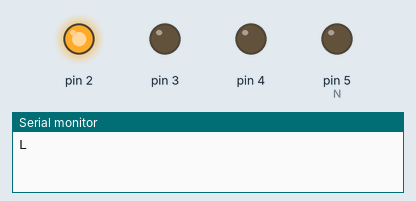
Recording of a sketch running on a simulated Arduino Uno, built with avr-gcc and run on an emulated ATmega328P. Parts: output pins drawn as LEDs (lit = HIGH), the last lines printed to the serial monitor.

Above: at 0.02 s.
At 0.6 s:
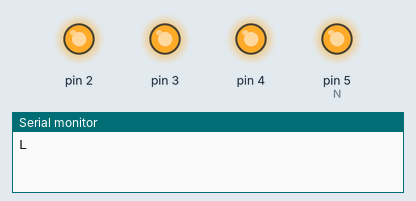
At 3.05 s:
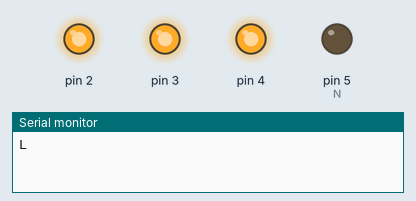
At 5.27 s:
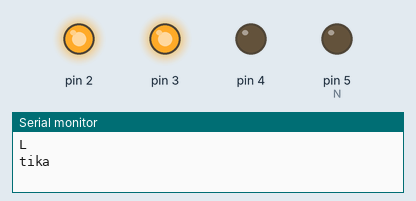
At 5.42 s:
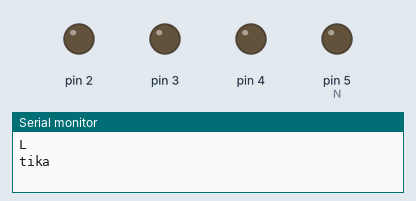
Timing chart, 0 to 7.2 s (numbered marks = the images above):
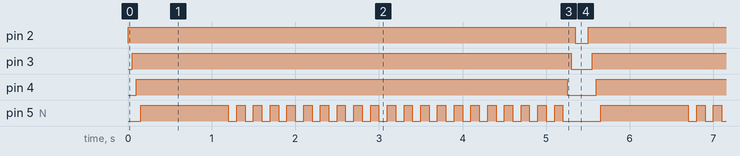

Measured:
- by itself, pin 2: alternates HIGH for 5.4 s and LOW for 0.15 s
- by itself, pin 3: alternates HIGH for 5.3 s and LOW for 0.25 s
- by itself, pin 4: alternates HIGH for 5.2 s and LOW for 0.35 s
- by itself, pin 5 (N): repeats every 5.5 s: 20 × (LOW 0.10 s, HIGH 0.10 s), LOW 0.45 s, HIGH 1.1 s

The sketch:

Ltika.ino
```cpp
#define N 5

void setup(){
    int LEDlist[N];
    for(int i=2; i <= N; i++) pinMode(i, OUTPUT);
    Serial.begin(9600);
}

void loop(){

    int i;

    Serial.println("L");

    for(i=2; i <= N; i++){
        digitalWrite(i, HIGH);
        delay(50);
    }

    delay(1000);

    for(int j=0; j < 20; j++){
        digitalWrite(N, LOW);
        delay(100);
        digitalWrite(N, HIGH);
        delay(100);
    }

    //delay(1000);
    Serial.println("tika");

    for(i=N; i >= 2; i--){
        digitalWrite(i, LOW);
        delay(50);
    }

    delay(100);

    }
```
